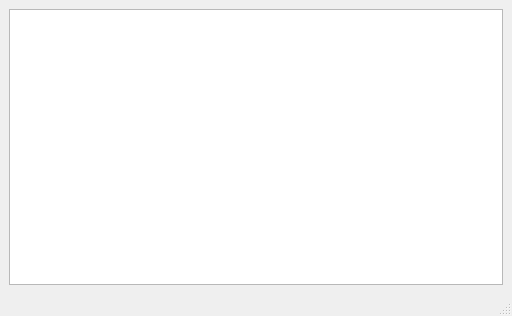
<?xml version="1.0" encoding="UTF-8"?>
<ui version="4.0">
 <class>MainWindow</class>
 <widget class="QMainWindow" name="MainWindow">
  <property name="geometry">
   <rect>
    <x>0</x>
    <y>0</y>
    <width>512</width>
    <height>316</height>
   </rect>
  </property>
  <property name="windowTitle">
   <string>MainWindow</string>
  </property>
  <widget class="QWidget" name="centralwidget">
   <layout class="QGridLayout" name="gridLayout_2">
    <item row="0" column="0">
     <layout class="QGridLayout" name="gridLayout">
      <item row="0" column="0">
       <widget class="QListWidget" name="listWidget"/>
      </item>
     </layout>
    </item>
   </layout>
  </widget>
  <widget class="QMenuBar" name="menubar">
   <property name="geometry">
    <rect>
     <x>0</x>
     <y>0</y>
     <width>512</width>
     <height>21</height>
    </rect>
   </property>
  </widget>
  <widget class="QStatusBar" name="statusbar"/>
 </widget>
 <resources/>
 <connections/>
</ui>
